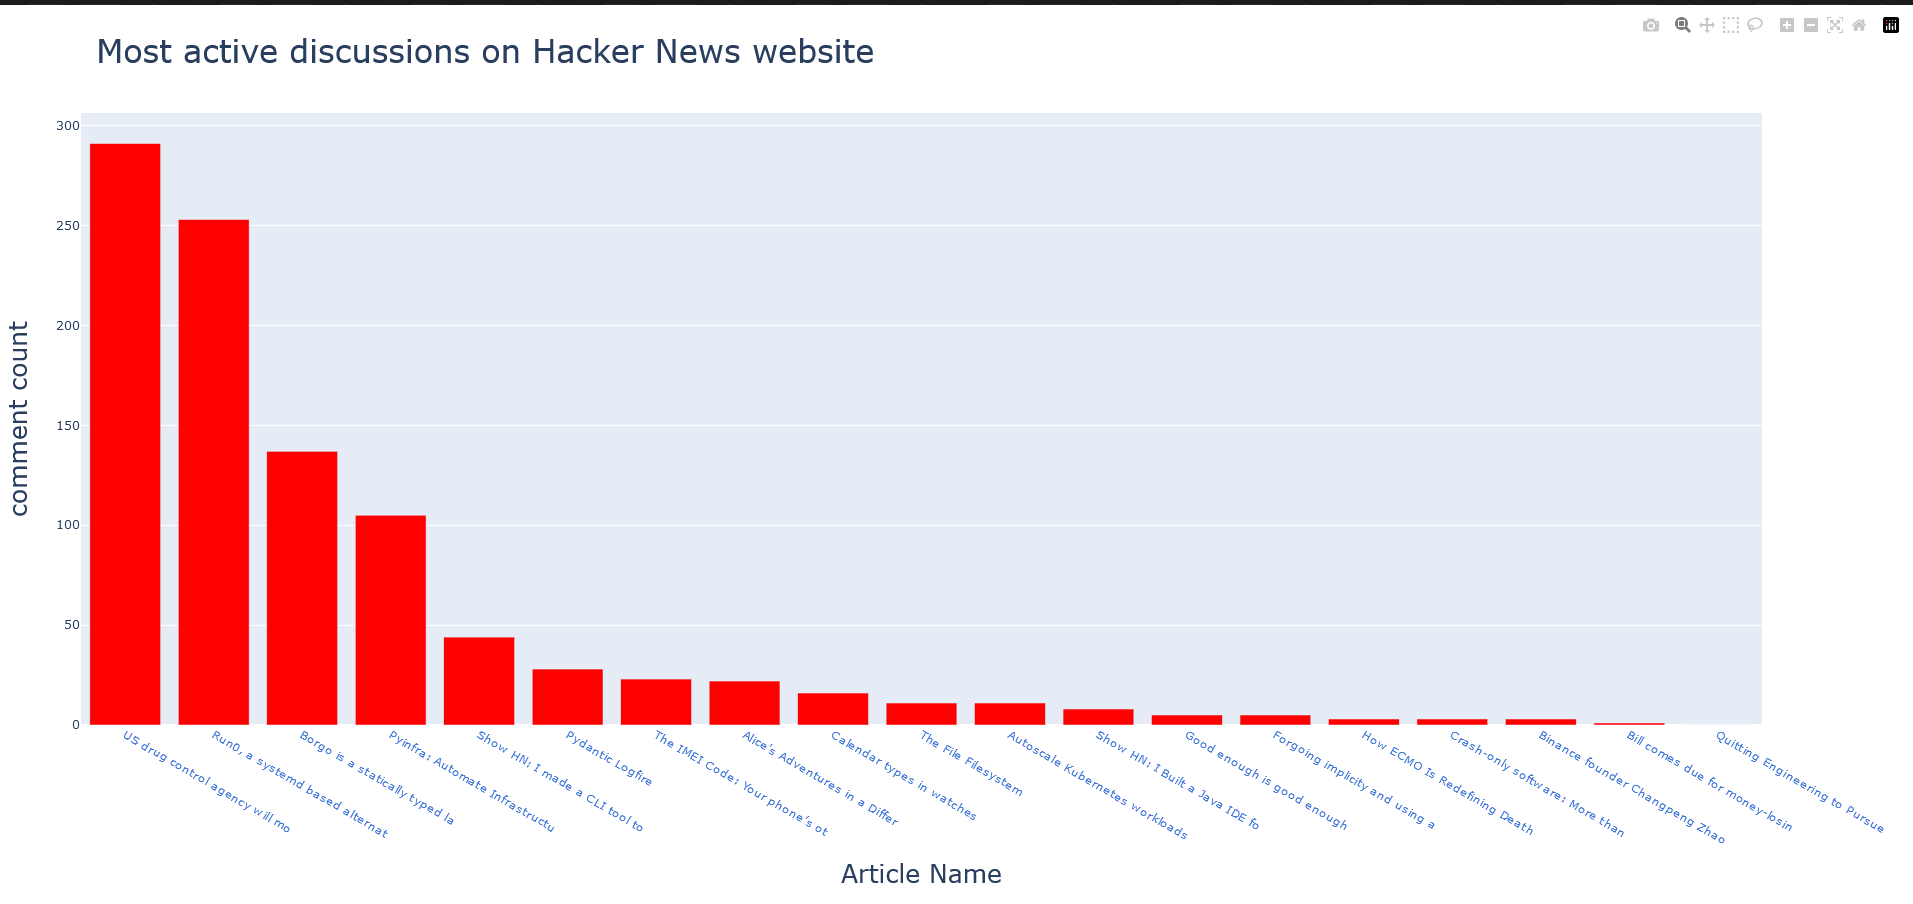

Source code (Python):
from operator import itemgetter

import requests
import plotly.express as px
url = 'https://hacker-news.firebaseio.com/v0/topstories.json'
r = requests.get(url)
print(f"Status code: {r.status_code}")
submission_ids = r.json()
submission_dicts = []
for submission_id in submission_ids[:20]:
    url = f"https://hacker-news.firebaseio.com/v0/item/{submission_id}.json"
    r = requests.get(url)
    print(f"id: {submission_id}\tstatus: {r.status_code}")
    response_dict = r.json()
    try:
        submission_dict = {
            'title': response_dict['title'],
            'hn_link': f"https://news.ycombinator.com/item?id={submission_id}",
            'comments': response_dict['descendants'],
        }
    except KeyError:
        continue
    else:
        submission_dicts.append(submission_dict)

submission_dicts = sorted(submission_dicts, key=itemgetter('comments'), reverse=True)
article_links = []
comments = []
hover_texts = []
for submission_dict in submission_dicts:
    title = submission_dict['title'][:30]
    discussion_link = submission_dict['hn_link']
    article_link = f'<a href="{discussion_link}"">{title}</a>'
    comment = submission_dict['comments']
    article_links.append(article_link)
    comments.append(comment)
    hover_texts.append(submission_dict['title'])
title = "Most Active Discussions on Hacker News website"
labels = {'x': 'Article Name', 'y': 'comment count'}
fig = px.bar(x=article_links, y=comments, title=title, labels=labels, hover_name=hover_texts)
fig.update_layout(title_font_size=28, xaxis_title_font_size=20,yaxis_title_font_size=20)
fig.update_traces(marker_color='red')
fig.show()
